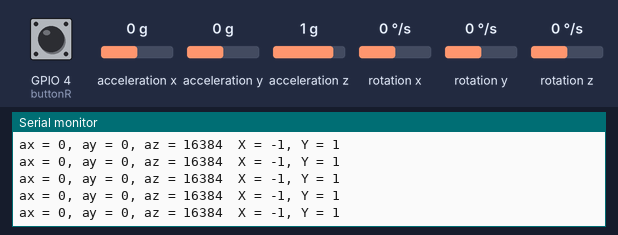
Bench run of a sketch on a simulated ESP32. Parts: the last lines printed to the serial monitor. The test bench sets the inputs (shaded band); at power-on: acceleration x 0 g, acceleration y 0 g, acceleration z 1 g, GPIO 4 (buttonR) HIGH, rotation x 0 °/s, rotation y 0 °/s, rotation z 0 °/s. USB keyboard and mouse output is not drawn.

Above: at 1.2 s.
1.3 s: acceleration x set to -1.4 g
At 1.36 s:
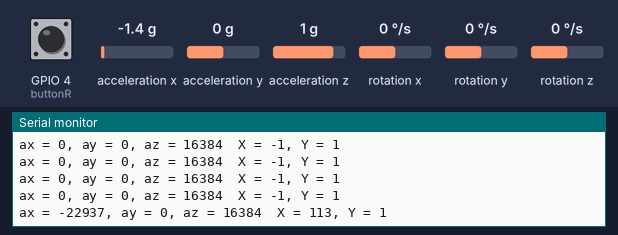
2.8 s: acceleration y set to -1.4 g
At 2.81 s:
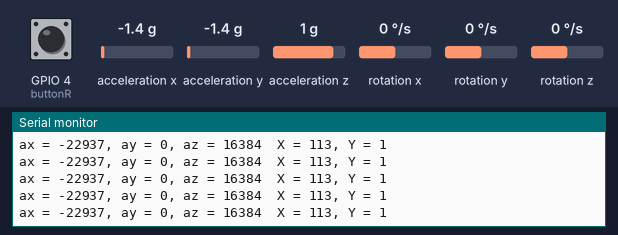
4.3 s: acceleration z set to -1.4 g
At 4.37 s:
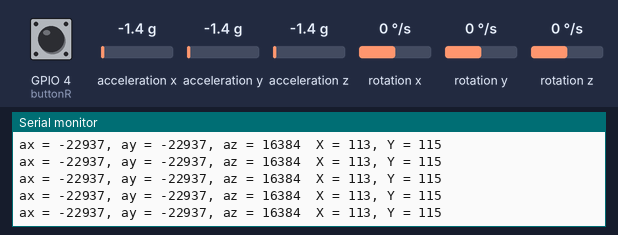

The sketch:

ESP32_BLEmouse_MPU6050_change.ino
```cpp
#include "I2Cdev.h"
#include <Wire.h>
#include <MPU6050.h>
#include <BleMouse.h>

BleMouse bleMouse;
MPU6050 imu;
int16_t ax, ay, az, gx, gy, gz;
int vx, vy;
int buttonL = 0; // IO0 button  //宣告按鈕狀態預設為不按
int buttonR = 4;
int buttonLstate = HIGH;   //預設按鈕狀態預設為不按
int buttonRstate = HIGH;   //預設按鈕狀態預設為不按

void setup() {
  Serial.begin(115200);
  Wire.begin();
  pinMode(buttonL, INPUT_PULLUP);  //設定按鈕為輸入
  pinMode(buttonR, INPUT_PULLUP);  //設定按鈕為輸入

  Serial.print("MPU6050 initializing");
  imu.initialize();
  while (!imu.testConnection()) { Serial.print("."); }
  Serial.println();
  Serial.println("BLE Mouse starting !");
  bleMouse.begin();
}

void loop() {
  imu.getMotion6(&ax, &ay, &az, &gx, &gy, &gz);
  vx =  -(ax+250)/200;
  vy = -(ay-250)/200;


  Serial.print("ax = "); Serial.print(ax);
  Serial.print(", ay = "); Serial.print(ay);
  Serial.print(", az = "); Serial.print(az);
  Serial.print("\t");
  Serial.print("X = ");    Serial.print(vx);
  Serial.print(", Y = ");  Serial.println(vy);

  bleMouse.move(vx, vy);

  buttonLstate = digitalRead(buttonL);  //讀取按鈕狀態
  buttonRstate = digitalRead(buttonR);  //讀取按鈕狀態

  if (buttonLstate == LOW) { // press button to Ground  //LOW代表按鈕按了
    bleMouse.click(MOUSE_LEFT);
    delay(100);
  }
  else if(buttonRstate == LOW) { // press button to Ground  //LOW代表按鈕按了
    bleMouse.click(MOUSE_RIGHT);
    delay(100);
  }
  delay(100);
}
```

Measured:
- after the input at 1.3 s, the serial monitor: prints a new line after 0.06 s (image 1)
